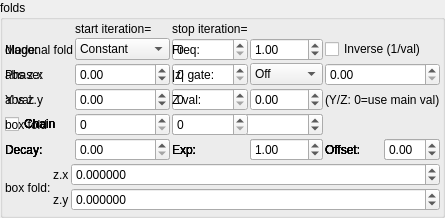
    <widget class="QGroupBox" name="groupBox">
     <property name="title">
      <string>folds</string>
     </property>
     <layout class="QVBoxLayout" name="verticalLayout_3" stretch="0,0">
      <property name="spacing">
       <number>2</number>
      </property>
      <property name="leftMargin">
       <number>2</number>
      </property>
      <property name="topMargin">
       <number>2</number>
      </property>
      <property name="rightMargin">
       <number>2</number>
      </property>
      <property name="bottomMargin">
       <number>2</number>
      </property>
      <item>
       <layout class="QGridLayout" name="gridLayout_8" columnstretch="0,1,1">
        <property name="spacing">
         <number>2</number>
        </property>
        <item row="1" column="0">
         <widget class="QLabel" name="label_50">
          <property name="text">
           <string>diagonal fold</string>
          </property>
         </widget>
        </item>
        <item row="1" column="1">
         <widget class="MySpinBox" name="spinboxInt_transf_multiplier_start_iter_2x">
          <property name="sizePolicy">
           <sizepolicy hsizetype="Minimum" vsizetype="Maximum">
            <horstretch>0</horstretch>
            <verstretch>0</verstretch>
           </sizepolicy>
          </property>
          <property name="maximum">
           <number>999</number>
          </property>
         </widget>
        </item>
        <item row="2" column="1">
         <widget class="MySpinBox" name="spinboxInt_transf_start_iterations_X">
          <property name="enabled">
           <bool>true</bool>
          </property>
          <property name="sizePolicy">
           <sizepolicy hsizetype="Minimum" vsizetype="Maximum">
            <horstretch>0</horstretch>
            <verstretch>0</verstretch>
           </sizepolicy>
          </property>
          <property name="maximum">
           <number>999</number>
          </property>
         </widget>
        </item>
        <item row="3" column="1">
         <widget class="MySpinBox" name="spinboxInt_transf_start_iterations_Y">
          <property name="enabled">
           <bool>true</bool>
          </property>
          <property name="sizePolicy">
           <sizepolicy hsizetype="Minimum" vsizetype="Maximum">
            <horstretch>0</horstretch>
            <verstretch>0</verstretch>
           </sizepolicy>
          </property>
          <property name="maximum">
           <number>999</number>
          </property>
         </widget>
        </item>
        <item row="2" column="2">
         <widget class="MySpinBox" name="spinboxInt_transf_stop_iterations_X">
          <property name="enabled">
           <bool>true</bool>
          </property>
          <property name="sizePolicy">
           <sizepolicy hsizetype="Minimum" vsizetype="Maximum">
            <horstretch>0</horstretch>
            <verstretch>0</verstretch>
           </sizepolicy>
          </property>
          <property name="maximum">
           <number>999</number>
          </property>
         </widget>
        </item>
        <item row="3" column="2">
         <widget class="MySpinBox" name="spinboxInt_transf_stop_iterations_Y">
          <property name="enabled">
           <bool>true</bool>
          </property>
          <property name="sizePolicy">
           <sizepolicy hsizetype="Minimum" vsizetype="Maximum">
            <horstretch>0</horstretch>
            <verstretch>0</verstretch>
           </sizepolicy>
          </property>
          <property name="maximum">
           <number>999</number>
          </property>
         </widget>
        </item>
        <item row="0" column="1">
         <widget class="QLabel" name="label_281">
          <property name="text">
           <string>start iteration=</string>
          </property>
         </widget>
        </item>
        <item row="0" column="2">
         <widget class="QLabel" name="label_282">
          <property name="text">
           <string>stop iteration=</string>
          </property>
         </widget>
        </item>
        <item row="3" column="0">
         <widget class="QLabel" name="label_46">
          <property name="text">
           <string notr="true">abs z.y</string>
          </property>
         </widget>
        </item>
        <item row="1" column="2">
         <widget class="MySpinBox" name="spinboxInt_transf_multiplier_stop_iter_2x">
          <property name="sizePolicy">
           <sizepolicy hsizetype="Minimum" vsizetype="Maximum">
            <horstretch>0</horstretch>
            <verstretch>0</verstretch>
           </sizepolicy>
          </property>
          <property name="maximum">
           <number>999</number>
          </property>
         </widget>
        </item>
      <item row="1" column="0">
       <widget class="QLabel"><property name="text"><string>Mode:</string></property></widget>
      </item>
      <item row="1" column="1">
       <widget class="MyComboBox" name="comboBox_transf_multiplier_value_mode_2">
        <item><property name="text"><string notr="true">Constant</string></property></item>
        <item><property name="text"><string notr="true">Sine</string></property></item>
        <item><property name="text"><string notr="true">Ramp</string></property></item>
        <item><property name="text"><string notr="true">Exponential</string></property></item>
        <item><property name="text"><string notr="true">Triangle</string></property></item>
        <item><property name="text"><string notr="true">Square</string></property></item>
        <item><property name="text"><string notr="true">Smoothstep</string></property></item>
        <item><property name="text"><string notr="true">Noise</string></property></item>
        <item><property name="text"><string notr="true">Ping-pong</string></property></item>
        <item><property name="text"><string notr="true">Stepped</string></property></item>
       </widget>
      </item>
      <item row="1" column="2">
       <widget class="QLabel"><property name="text"><string>Freq:</string></property></widget>
      </item>
      <item row="1" column="3">
       <widget class="MyDoubleSpinBox" name="spinbox_transf_multiplier_frequency_2">
        <property name="minimum"><double>0.01</double></property><property name="maximum"><double>100.0</double></property>
        <property name="singleStep"><double>0.1</double></property><property name="value"><double>1.0</double></property>
       </widget>
      </item>
      <item row="1" column="4" colspan="2">
       <widget class="MyCheckBox" name="checkBox_transf_multiplier_inverse_2">
        <property name="text"><string>Inverse (1/val)</string></property>
       </widget>
      </item>
      <item row="2" column="0">
       <widget class="QLabel"><property name="text"><string>Phase:</string></property></widget>
      </item>
      <item row="2" column="1">
       <widget class="MyDoubleSpinBox" name="spinbox_transf_multiplier_phase_2">
        <property name="minimum"><double>-10.0</double></property><property name="maximum"><double>10.0</double></property>
        <property name="singleStep"><double>0.1</double></property><property name="value"><double>0.0</double></property>
       </widget>
      </item>
      <item row="2" column="2">
       <widget class="QLabel"><property name="text"><string>|z| gate:</string></property></widget>
      </item>
      <item row="2" column="3">
       <widget class="MyComboBox" name="comboBox_transf_multiplier_threshold_mode_2">
        <item><property name="text"><string notr="true">Off</string></property></item>
        <item><property name="text"><string notr="true">&gt; thresh</string></property></item>
        <item><property name="text"><string notr="true">&lt; thresh</string></property></item>
       </widget>
      </item>
      <item row="2" column="4" colspan="2">
       <widget class="MyDoubleSpinBox" name="spinbox_transf_multiplier_threshold_2">
        <property name="minimum"><double>0.0</double></property><property name="maximum"><double>1000.0</double></property>
        <property name="singleStep"><double>0.1</double></property><property name="value"><double>0.0</double></property>
       </widget>
      </item>
      <item row="3" column="0">
       <widget class="QLabel"><property name="text"><string>Y val:</string></property></widget>
      </item>
      <item row="3" column="1">
       <widget class="MyDoubleSpinBox" name="spinbox_transf_multiplier_scale_y_2">
        <property name="minimum"><double>-100.0</double></property><property name="maximum"><double>100.0</double></property>
        <property name="singleStep"><double>0.01</double></property><property name="value"><double>0.0</double></property>
       </widget>
      </item>
      <item row="3" column="2">
       <widget class="QLabel"><property name="text"><string>Z val:</string></property></widget>
      </item>
      <item row="3" column="3">
       <widget class="MyDoubleSpinBox" name="spinbox_transf_multiplier_scale_z_2">
        <property name="minimum"><double>-100.0</double></property><property name="maximum"><double>100.0</double></property>
        <property name="singleStep"><double>0.01</double></property><property name="value"><double>0.0</double></property>
       </widget>
      </item>
      <item row="3" column="4" colspan="2">
       <widget class="QLabel"><property name="text"><string notr="true">(Y/Z: 0=use main val)</string></property></widget>
      </item>
      <item row="4" column="0">
       <widget class="MyCheckBox" name="checkBox_transf_multiplier_chain_5">
        <property name="text"><string>Chain</string></property>
       </widget>
      </item>
      <item row="4" column="1">
       <widget class="QLabel"><property name="text"><string>Weight:</string></property></widget>
      </item>
      <item row="4" column="2" colspan="2">
       <widget class="MyDoubleSpinBox" name="spinbox_transf_multiplier_weight_5">
        <property name="minimum"><double>0.0</double></property><property name="maximum"><double>10.0</double></property>
        <property name="singleStep"><double>0.1</double></property><property name="value"><double>1.0</double></property>
       </widget>
      </item>
      <item row="5" column="0">
       <widget class="QLabel"><property name="text"><string>Decay:</string></property></widget>
      </item>
      <item row="5" column="1">
       <widget class="MyDoubleSpinBox" name="spinbox_transf_multiplier_decay_5">
        <property name="minimum"><double>0.0</double></property><property name="maximum"><double>5.0</double></property>
        <property name="singleStep"><double>0.1</double></property><property name="value"><double>0.0</double></property>
       </widget>
      </item>
      <item row="5" column="2">
       <widget class="QLabel"><property name="text"><string>Exp:</string></property></widget>
      </item>
      <item row="5" column="3">
       <widget class="MyDoubleSpinBox" name="spinbox_transf_multiplier_exponent_5">
        <property name="minimum"><double>0.1</double></property><property name="maximum"><double>10.0</double></property>
        <property name="singleStep"><double>0.1</double></property><property name="value"><double>1.0</double></property>
       </widget>
      </item>
      <item row="5" column="4">
       <widget class="QLabel"><property name="text"><string>Offset:</string></property></widget>
      </item>
      <item row="5" column="5">
       <widget class="MyDoubleSpinBox" name="spinbox_transf_multiplier_offset_5">
        <property name="minimum"><double>-5.0</double></property><property name="maximum"><double>5.0</double></property>
        <property name="singleStep"><double>0.05</double></property><property name="value"><double>0.0</double></property>
       </widget>
      </item>
      <item row="4" column="0">
       <widget class="MyCheckBox" name="checkBox_transf_multiplier_chain_4">
        <property name="text"><string>Chain</string></property>
       </widget>
      </item>
      <item row="4" column="1">
       <widget class="QLabel"><property name="text"><string>Weight:</string></property></widget>
      </item>
      <item row="4" column="2" colspan="2">
       <widget class="MyDoubleSpinBox" name="spinbox_transf_multiplier_weight_4">
        <property name="minimum"><double>0.0</double></property><property name="maximum"><double>10.0</double></property>
        <property name="singleStep"><double>0.1</double></property><property name="value"><double>1.0</double></property>
       </widget>
      </item>
      <item row="5" column="0">
       <widget class="QLabel"><property name="text"><string>Decay:</string></property></widget>
      </item>
      <item row="5" column="1">
       <widget class="MyDoubleSpinBox" name="spinbox_transf_multiplier_decay_4">
        <property name="minimum"><double>0.0</double></property><property name="maximum"><double>5.0</double></property>
        <property name="singleStep"><double>0.1</double></property><property name="value"><double>0.0</double></property>
       </widget>
      </item>
      <item row="5" column="2">
       <widget class="QLabel"><property name="text"><string>Exp:</string></property></widget>
      </item>
      <item row="5" column="3">
       <widget class="MyDoubleSpinBox" name="spinbox_transf_multiplier_exponent_4">
        <property name="minimum"><double>0.1</double></property><property name="maximum"><double>10.0</double></property>
        <property name="singleStep"><double>0.1</double></property><property name="value"><double>1.0</double></property>
       </widget>
      </item>
      <item row="5" column="4">
       <widget class="QLabel"><property name="text"><string>Offset:</string></property></widget>
      </item>
      <item row="5" column="5">
       <widget class="MyDoubleSpinBox" name="spinbox_transf_multiplier_offset_4">
        <property name="minimum"><double>-5.0</double></property><property name="maximum"><double>5.0</double></property>
        <property name="singleStep"><double>0.05</double></property><property name="value"><double>0.0</double></property>
       </widget>
      </item>
      <item row="4" column="0">
       <widget class="MyCheckBox" name="checkBox_transf_multiplier_chain_3">
        <property name="text"><string>Chain</string></property>
       </widget>
      </item>
      <item row="4" column="1">
       <widget class="QLabel"><property name="text"><string>Weight:</string></property></widget>
      </item>
      <item row="4" column="2" colspan="2">
       <widget class="MyDoubleSpinBox" name="spinbox_transf_multiplier_weight_3">
        <property name="minimum"><double>0.0</double></property><property name="maximum"><double>10.0</double></property>
        <property name="singleStep"><double>0.1</double></property><property name="value"><double>1.0</double></property>
       </widget>
      </item>
      <item row="5" column="0">
       <widget class="QLabel"><property name="text"><string>Decay:</string></property></widget>
      </item>
      <item row="5" column="1">
       <widget class="MyDoubleSpinBox" name="spinbox_transf_multiplier_decay_3">
        <property name="minimum"><double>0.0</double></property><property name="maximum"><double>5.0</double></property>
        <property name="singleStep"><double>0.1</double></property><property name="value"><double>0.0</double></property>
       </widget>
      </item>
      <item row="5" column="2">
       <widget class="QLabel"><property name="text"><string>Exp:</string></property></widget>
      </item>
      <item row="5" column="3">
       <widget class="MyDoubleSpinBox" name="spinbox_transf_multiplier_exponent_3">
        <property name="minimum"><double>0.1</double></property><property name="maximum"><double>10.0</double></property>
        <property name="singleStep"><double>0.1</double></property><property name="value"><double>1.0</double></property>
       </widget>
      </item>
      <item row="5" column="4">
       <widget class="QLabel"><property name="text"><string>Offset:</string></property></widget>
      </item>
      <item row="5" column="5">
       <widget class="MyDoubleSpinBox" name="spinbox_transf_multiplier_offset_3">
        <property name="minimum"><double>-5.0</double></property><property name="maximum"><double>5.0</double></property>
        <property name="singleStep"><double>0.05</double></property><property name="value"><double>0.0</double></property>
       </widget>
      </item>
      <item row="4" column="0">
       <widget class="MyCheckBox" name="checkBox_transf_multiplier_chain_2">
        <property name="text"><string>Chain</string></property>
       </widget>
      </item>
      <item row="4" column="1">
       <widget class="QLabel"><property name="text"><string>Weight:</string></property></widget>
      </item>
      <item row="4" column="2" colspan="2">
       <widget class="MyDoubleSpinBox" name="spinbox_transf_multiplier_weight_2">
        <property name="minimum"><double>0.0</double></property><property name="maximum"><double>10.0</double></property>
        <property name="singleStep"><double>0.1</double></property><property name="value"><double>1.0</double></property>
       </widget>
      </item>
      <item row="5" column="0">
       <widget class="QLabel"><property name="text"><string>Decay:</string></property></widget>
      </item>
      <item row="5" column="1">
       <widget class="MyDoubleSpinBox" name="spinbox_transf_multiplier_decay_2">
        <property name="minimum"><double>0.0</double></property><property name="maximum"><double>5.0</double></property>
        <property name="singleStep"><double>0.1</double></property><property name="value"><double>0.0</double></property>
       </widget>
      </item>
      <item row="5" column="2">
       <widget class="QLabel"><property name="text"><string>Exp:</string></property></widget>
      </item>
      <item row="5" column="3">
       <widget class="MyDoubleSpinBox" name="spinbox_transf_multiplier_exponent_2">
        <property name="minimum"><double>0.1</double></property><property name="maximum"><double>10.0</double></property>
        <property name="singleStep"><double>0.1</double></property><property name="value"><double>1.0</double></property>
       </widget>
      </item>
      <item row="5" column="4">
       <widget class="QLabel"><property name="text"><string>Offset:</string></property></widget>
      </item>
      <item row="5" column="5">
       <widget class="MyDoubleSpinBox" name="spinbox_transf_multiplier_offset_2">
        <property name="minimum"><double>-5.0</double></property><property name="maximum"><double>5.0</double></property>
        <property name="singleStep"><double>0.05</double></property><property name="value"><double>0.0</double></property>
       </widget>
      </item>
      <item row="4" column="0">
       <widget class="MyCheckBox" name="checkBox_transf_multiplier_chain_1">
        <property name="text"><string>Chain</string></property>
       </widget>
      </item>
      <item row="4" column="1">
       <widget class="QLabel"><property name="text"><string>Weight:</string></property></widget>
      </item>
      <item row="4" column="2" colspan="2">
       <widget class="MyDoubleSpinBox" name="spinbox_transf_multiplier_weight_1">
        <property name="minimum"><double>0.0</double></property><property name="maximum"><double>10.0</double></property>
        <property name="singleStep"><double>0.1</double></property><property name="value"><double>1.0</double></property>
       </widget>
      </item>
      <item row="5" column="0">
       <widget class="QLabel"><property name="text"><string>Decay:</string></property></widget>
      </item>
      <item row="5" column="1">
       <widget class="MyDoubleSpinBox" name="spinbox_transf_multiplier_decay_1">
        <property name="minimum"><double>0.0</double></property><property name="maximum"><double>5.0</double></property>
        <property name="singleStep"><double>0.1</double></property><property name="value"><double>0.0</double></property>
       </widget>
      </item>
      <item row="5" column="2">
       <widget class="QLabel"><property name="text"><string>Exp:</string></property></widget>
      </item>
      <item row="5" column="3">
       <widget class="MyDoubleSpinBox" name="spinbox_transf_multiplier_exponent_1">
        <property name="minimum"><double>0.1</double></property><property name="maximum"><double>10.0</double></property>
        <property name="singleStep"><double>0.1</double></property><property name="value"><double>1.0</double></property>
       </widget>
      </item>
      <item row="5" column="4">
       <widget class="QLabel"><property name="text"><string>Offset:</string></property></widget>
      </item>
      <item row="5" column="5">
       <widget class="MyDoubleSpinBox" name="spinbox_transf_multiplier_offset_1">
        <property name="minimum"><double>-5.0</double></property><property name="maximum"><double>5.0</double></property>
        <property name="singleStep"><double>0.05</double></property><property name="value"><double>0.0</double></property>
       </widget>
      </item>
        <item row="2" column="0">
         <widget class="QLabel" name="label_45">
          <property name="text">
           <string notr="true">abs z.x</string>
          </property>
         </widget>
        </item>
        <item row="4" column="0">
         <widget class="QLabel" name="label_49">
          <property name="text">
           <string notr="true">box fold</string>
          </property>
         </widget>
        </item>
        <item row="4" column="1">
         <widget class="MySpinBox" name="spinboxInt_transf_start_iterations_A">
          <property name="sizePolicy">
           <sizepolicy hsizetype="Minimum" vsizetype="Maximum">
            <horstretch>0</horstretch>
            <verstretch>0</verstretch>
           </sizepolicy>
          </property>
          <property name="maximum">
           <number>999</number>
          </property>
         </widget>
        </item>
        <item row="4" column="2">
         <widget class="MySpinBox" name="spinboxInt_transf_stop_iterations_A">
          <property name="sizePolicy">
           <sizepolicy hsizetype="Minimum" vsizetype="Maximum">
            <horstretch>0</horstretch>
            <verstretch>0</verstretch>
           </sizepolicy>
          </property>
          <property name="maximum">
           <number>999</number>
          </property>
         </widget>
        </item>
       </layout>
      </item>
      <item>
       <layout class="QGridLayout" name="gridLayout_2" columnstretch="0,0,1">
        <property name="spacing">
         <number>2</number>
        </property>
        <item row="3" column="2">
         <widget class="MyDoubleSpinBox" name="spinbox3_transf_addition_constantA_111_x">
          <property name="sizePolicy">
           <sizepolicy hsizetype="Minimum" vsizetype="Maximum">
            <horstretch>0</horstretch>
            <verstretch>0</verstretch>
           </sizepolicy>
          </property>
          <property name="prefix">
           <string/>
          </property>
          <property name="suffix">
           <string/>
          </property>
          <property name="decimals">
           <number>6</number>
          </property>
          <property name="minimum">
           <double>-99.989999999999995</double>
          </property>
          <property name="maximum">
           <double>99.989999999999995</double>
          </property>
          <property name="singleStep">
           <double>0.100000000000000</double>
          </property>
         </widget>
        </item>
        <item row="4" column="2">
         <widget class="MyDoubleSpinBox" name="spinbox3_transf_addition_constantA_111_y">
          <property name="sizePolicy">
           <sizepolicy hsizetype="Minimum" vsizetype="Maximum">
            <horstretch>0</horstretch>
            <verstretch>0</verstretch>
           </sizepolicy>
          </property>
          <property name="prefix">
           <string/>
          </property>
          <property name="suffix">
           <string/>
          </property>
          <property name="decimals">
           <number>6</number>
          </property>
          <property name="minimum">
           <double>-99.989999999999995</double>
          </property>
          <property name="maximum">
           <double>99.989999999999995</double>
          </property>
          <property name="singleStep">
           <double>0.100000000000000</double>
          </property>
         </widget>
        </item>
        <item row="3" column="0" rowspan="3">
         <widget class="QLabel" name="label_109">
          <property name="text">
           <string>box fold:</string>
          </property>
         </widget>
        </item>
        <item row="4" column="1">
         <widget class="QLabel" name="label_125">
          <property name="text">
           <string notr="true">z.y</string>
          </property>
         </widget>
        </item>
        <item row="3" column="1">
         <widget class="QLabel" name="label_126">
          <property name="text">
           <string notr="true">z.x</string>
          </property>
         </widget>
        </item>
       </layout>
      </item>
     </layout>
    </widget>
